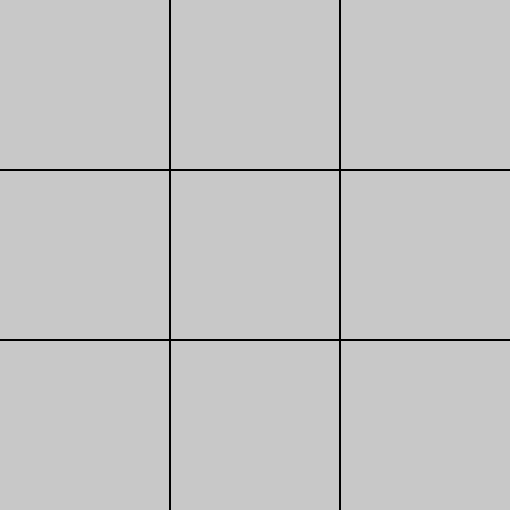
Frame 1 (no input)
Frame 60 (no input): identical to frame 1, image omitted
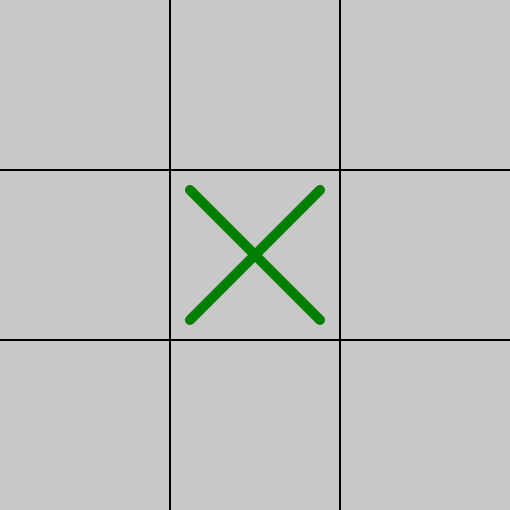
Frame 120 (the mouse pressed at the canvas centre since frame 60)

The p5.js sketch that drew these frames (run headless with seeded random() and noise() and a simulated clock; from frame 60 on, the mouse is pressed at the canvas centre):

// p5.js sketch
// ── sketch.js
let computerTurn = false;

let activeCrosses = [0, 0, 0, 0, 0, 0, 0, 0, 0];
let activeNoughts = [0, 0, 0, 0, 0, 0, 0, 0, 0];

/*
Spilbrættet benævnes således:
0 | 1 | 2
----------
3 | 4 | 5
----------
6 | 7 | 8
*/

let positionsX = {
  0: 85,
  1: 255,
  2: 425,
  3: 85,
  4: 255,
  5: 425,
  6: 85,
  7: 255,
  8: 425,
};
let positionsY = {
  0: 85,
  1: 85,
  2: 85,
  3: 255,
  4: 255,
  5: 255,
  6: 425,
  7: 425,
  8: 425,
};

function setup() {
  createCanvas(510, 510);
}

function draw() {
  background(200);
  strokeWeight(2);
  stroke("black");
  line(170, 0, 170, 510);
  line(340, 0, 340, 510);
  line(0, 170, 510, 170);
  line(0, 340, 510, 340);

  for (let i = 0; i < activeCrosses.length; i++) {
    if (activeCrosses[i] == 1) {
      strokeWeight(10);
      stroke("green");
      line(
        positionsX[i] - 65,
        positionsY[i] - 65,
        positionsX[i] + 65,
        positionsY[i] + 65
      );
      line(
        positionsX[i] + 65,
        positionsY[i] - 65,
        positionsX[i] - 65,
        positionsY[i] + 65
      );
    }
  }

  for (let i = 0; i < activeNoughts.length; i++) {
    if (activeNoughts[i] == 1) {
      strokeWeight(2);
      stroke("black");
      fill("red");
      circle(positionsX[i], positionsY[i], 130);
      fill(200);
      circle(positionsX[i], positionsY[i], 100);
    }
  }
}

function mousePressed() {
  if (!computerTurn) {
    if (mouseX < 170) {
      if (mouseY < 170) {
        if (activeCrosses[0] == 0) {
          activeCrosses[0] = 1;
          computerTurn = true;
        }
      } else if (mouseY < 340) {
        if (activeCrosses[3] == 0) {
          activeCrosses[3] = 1;
          computerTurn = true;
        }
      } else if (mouseY < 510) {
        if (activeCrosses[6] == 0) {
          activeCrosses[6] = 1;
          computerTurn = true;
        }
      }
    } else if (mouseX < 340) {
      if (mouseY < 170) {
        if (activeCrosses[1] == 0) {
          activeCrosses[1] = 1;
          computerTurn = true;
        }
      } else if (mouseY < 340) {
        if (activeCrosses[4] == 0) {
          activeCrosses[4] = 1;
          computerTurn = true;
        }
      } else if (mouseY < 510) {
        if (activeCrosses[7] == 0) {
          activeCrosses[7] = 1;
          computerTurn = true;
        }
      }
    } else if (mouseX < 510) {
      if (mouseY < 170) {
        if (activeCrosses[2] == 0) {
          activeCrosses[2] = 1;
          computerTurn = true;
        }
      } else if (mouseY < 340) {
        if (activeCrosses[5] == 0) {
          activeCrosses[5] = 1;
          computerTurn = true;
        }
      } else if (mouseY < 510) {
        if (activeCrosses[8] == 0) {
          activeCrosses[8] = 1;
          computerTurn = true;
        }
      }
    }
  }
}

// ── case.js
class Case {
  constructor(board) {
    this.subCase1 = board;
    this.subCase2 = [
      board[6],
      board[3],
      board[0],
      board[7],
      board[4],
      board[1],
      board[8],
      board[5],
      board[2],
    ];
    this.subCase3 = [
      board[8],
      board[7],
      board[6],
      board[5],
      board[4],
      board[3],
      board[2],
      board[1],
      board[0],
    ];
    this.subCase4 = [
      board[2],
      board[5],
      board[8],
      board[1],
      board[4],
      board[7],
      board[0],
      board[3],
      board[6],
    ];
    this.subCase5 = [
      board[2],
      board[1],
      board[0],
      board[5],
      board[4],
      board[3],
      board[8],
      board[7],
      board[6],
    ];
    this.subCase6 = [
      board[8],
      board[5],
      board[2],
      board[7],
      board[4],
      board[1],
      board[6],
      board[3],
      board[0],
    ];
    this.subCase7 = [
      board[6],
      board[7],
      board[8],
      board[3],
      board[4],
      board[5],
      board[0],
      board[1],
      board[2],
    ];
    this.subCase8 = [
      board[0],
      board[3],
      board[6],
      board[1],
      board[4],
      board[7],
      board[2],
      board[5],
      board[8],
    ];

    this.posSub1Moves = [];
    this.posSub2Moves = [];
    this.posSub3Moves = [];
    this.posSub4Moves = [];
    this.posSub5Moves = [];
    this.posSub6Moves = [];
    this.posSub7Moves = [];
    this.posSub8Moves = [];

    this.moveWeight = [];

    for (let i = 0; i < 9; i++) {
      if (board[i] == 0) {
        this.posSub1Moves.push(i);
      }
    }

    for (let i = 0; i < this.posSub1Moves.length; i++) {
      switch (moveNum) {
        case 1:
          this.moveWeight.push(100);
        case 3:
          this.moveWeight.push(50);
        case 5:
          this.moveWeight.push(10);
        case 7:
          this.moveWeight.push(5);
        case 9:
          this.moveWeight.push(1);
      }
    }

    for (let i = 0; i < this.posSub1Moves.length; i++) {
      switch (this.posSub1Moves[i]) {
        case 0:
          this.posSub2Moves.push(6);
          this.posSub3Moves.push(8);
          this.posSub4Moves.push(2);
          this.posSub5Moves.push(2);
          this.posSub6Moves.push(8);
          this.posSub7Moves.push(6);
          this.posSub8Moves.push(0);
        case 1:
          this.posSub2Moves.push(3);
          this.posSub3Moves.push(7);
          this.posSub4Moves.push(5);
          this.posSub5Moves.push(1);
          this.posSub6Moves.push(5);
          this.posSub7Moves.push(7);
          this.posSub8Moves.push(3);
        case 2:
          this.posSub2Moves.push(0);
          this.posSub3Moves.push(6);
          this.posSub4Moves.push(8);
          this.posSub5Moves.push(0);
          this.posSub6Moves.push(2);
          this.posSub7Moves.push(8);
          this.posSub8Moves.push(6);
        case 3:
          this.posSub2Moves.push(7);
          this.posSub3Moves.push(5);
          this.posSub4Moves.push(1);
          this.posSub5Moves.push(5);
          this.posSub6Moves.push(7);
          this.posSub7Moves.push(3);
          this.posSub8Moves.push(1);
        case 4:
          this.posSub2Moves.push(4);
          this.posSub3Moves.push(4);
          this.posSub4Moves.push(4);
          this.posSub5Moves.push(4);
          this.posSub6Moves.push(4);
          this.posSub7Moves.push(4);
          this.posSub8Moves.push(4);
        case 5:
          this.posSub2Moves.push(1);
          this.posSub3Moves.push(3);
          this.posSub4Moves.push(7);
          this.posSub5Moves.push(3);
          this.posSub6Moves.push(1);
          this.posSub7Moves.push(5);
          this.posSub8Moves.push(7);
        case 6:
          this.posSub2Moves.push(8);
          this.posSub3Moves.push(2);
          this.posSub4Moves.push(0);
          this.posSub5Moves.push(8);
          this.posSub6Moves.push(6);
          this.posSub7Moves.push(0);
          this.posSub8Moves.push(2);
        case 7:
          this.posSub2Moves.push(5);
          this.posSub3Moves.push(1);
          this.posSub4Moves.push(3);
          this.posSub5Moves.push(7);
          this.posSub6Moves.push(3);
          this.posSub7Moves.push(1);
          this.posSub8Moves.push(5);
        case 8:
          this.posSub2Moves.push(2);
          this.posSub3Moves.push(0);
          this.posSub4Moves.push(6);
          this.posSub5Moves.push(6);
          this.posSub6Moves.push(0);
          this.posSub7Moves.push(2);
          this.posSub8Moves.push(8);
      }
    }
  }

  printCase() {}
}

// ── upCase.js
class UpCase {
  constructor(inCases, inWeights) {
    //subcase 1 sættes lig opstillingen i den givne tekststreng, og derfra sker der en rotation og spejling af denne opstilling i de øvrige subcases
    this.subCase1 = [
      inCases[0],
      inCases[1],
      inCases[2],
      inCases[3],
      inCases[4],
      inCases[5],
      inCases[6],
      inCases[7],
      inCases[8],
    ];
    this.subCase2 = [
      inCases[6],
      inCases[3],
      inCases[0],
      inCases[7],
      inCases[4],
      inCases[1],
      inCases[8],
      inCases[5],
      inCases[2],
    ];
    this.subCase3 = [
      inCases[8],
      inCases[7],
      inCases[6],
      inCases[5],
      inCases[4],
      inCases[3],
      inCases[2],
      inCases[1],
      inCases[0],
    ];
    this.subCase4 = [
      inCases[2],
      inCases[5],
      inCases[8],
      inCases[1],
      inCases[4],
      inCases[7],
      inCases[0],
      inCases[3],
      inCases[6],
    ];
    this.subCase5 = [
      inCases[2],
      inCases[1],
      inCases[0],
      inCases[5],
      inCases[4],
      inCases[3],
      inCases[8],
      inCases[7],
      inCases[6],
    ];
    this.subCase6 = [
      inCases[8],
      inCases[5],
      inCases[2],
      inCases[7],
      inCases[4],
      inCases[1],
      inCases[6],
      inCases[3],
      inCases[0],
    ];
    this.subCase7 = [
      inCases[6],
      inCases[7],
      inCases[8],
      inCases[3],
      inCases[4],
      inCases[5],
      inCases[0],
      inCases[1],
      inCases[2],
    ];
    this.subCase8 = [
      inCases[0],
      inCases[3],
      inCases[6],
      inCases[1],
      inCases[4],
      inCases[7],
      inCases[2],
      inCases[5],
      inCases[8],
    ];

    this.posSub1Moves = [];
    this.posSub2Moves = [];
    this.posSub3Moves = [];
    this.posSub4Moves = [];
    this.posSub5Moves = [];
    this.posSub6Moves = [];
    this.posSub7Moves = [];
    this.posSub8Moves = [];

    this.moveWeight = [];

    for (let i = 0; i < 9; i++) {
      //blanke felter i subcase 1 bliver noteret som mulige træk
      if (this.subCase1[i] == 0) {
        this.posSub1Moves.push(i);
      }
    }

    for (let i = 0; i < this.posSub1Moves.length; i++) {
      //moveWeight pointene hentes fra den givne tekststreng
      this.moveWeight.push(inWeights[i]);
    }

    for (let i = 0; i < this.posSub1Moves.length; i++) {
      //de mulige træk i subcase 1 blivet overført til de øvrige cases ved rotation og spejling
      if (this.posSub1Moves[i] == 0) {
        this.posSub2Moves.push(2);
        this.posSub3Moves.push(8);
        this.posSub4Moves.push(6);
        this.posSub5Moves.push(2);
        this.posSub6Moves.push(8);
        this.posSub7Moves.push(6);
        this.posSub8Moves.push(0);
      } else if (this.posSub1Moves[i] == 1) {
        this.posSub2Moves.push(5);
        this.posSub3Moves.push(7);
        this.posSub4Moves.push(3);
        this.posSub5Moves.push(1);
        this.posSub6Moves.push(5);
        this.posSub7Moves.push(7);
        this.posSub8Moves.push(3);
      } else if (this.posSub1Moves[i] == 2) {
        this.posSub2Moves.push(8);
        this.posSub3Moves.push(6);
        this.posSub4Moves.push(0);
        this.posSub5Moves.push(0);
        this.posSub6Moves.push(2);
        this.posSub7Moves.push(8);
        this.posSub8Moves.push(6);
      } else if (this.posSub1Moves[i] == 3) {
        this.posSub2Moves.push(1);
        this.posSub3Moves.push(5);
        this.posSub4Moves.push(7);
        this.posSub5Moves.push(5);
        this.posSub6Moves.push(7);
        this.posSub7Moves.push(3);
        this.posSub8Moves.push(1);
      } else if (this.posSub1Moves[i] == 4) {
        this.posSub2Moves.push(4);
        this.posSub3Moves.push(4);
        this.posSub4Moves.push(4);
        this.posSub5Moves.push(4);
        this.posSub6Moves.push(4);
        this.posSub7Moves.push(4);
        this.posSub8Moves.push(4);
      } else if (this.posSub1Moves[i] == 5) {
        this.posSub2Moves.push(7);
        this.posSub3Moves.push(3);
        this.posSub4Moves.push(1);
        this.posSub5Moves.push(3);
        this.posSub6Moves.push(1);
        this.posSub7Moves.push(5);
        this.posSub8Moves.push(7);
      } else if (this.posSub1Moves[i] == 6) {
        this.posSub2Moves.push(0);
        this.posSub3Moves.push(2);
        this.posSub4Moves.push(8);
        this.posSub5Moves.push(8);
        this.posSub6Moves.push(6);
        this.posSub7Moves.push(0);
        this.posSub8Moves.push(2);
      } else if (this.posSub1Moves[i] == 7) {
        this.posSub2Moves.push(3);
        this.posSub3Moves.push(1);
        this.posSub4Moves.push(5);
        this.posSub5Moves.push(7);
        this.posSub6Moves.push(3);
        this.posSub7Moves.push(1);
        this.posSub8Moves.push(5);
      } else if (this.posSub1Moves[i] == 8) {
        this.posSub2Moves.push(6);
        this.posSub3Moves.push(0);
        this.posSub4Moves.push(2);
        this.posSub5Moves.push(6);
        this.posSub6Moves.push(0);
        this.posSub7Moves.push(2);
        this.posSub8Moves.push(8);
      }
    }
  }
}
